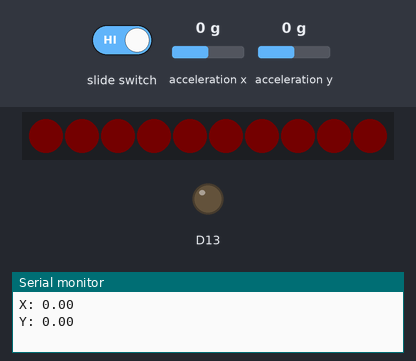
A sketch run on a simulated Adafruit Circuit Playground Express. On the bench: 10 RGB LEDs in strip order, left to right, output pins drawn as LEDs (lit = HIGH), the last lines printed to the serial monitor. The inputs (shaded band) are chosen by the test bench; at power-on: acceleration y 0 g, acceleration x 0 g. Dim RGB values are drawn brighter than linear; random numbers use the default seed unless the sketch sets one.

Above: at 1.6 s.
1.7 s: acceleration y set to -1.4 g
At 3.5 s:
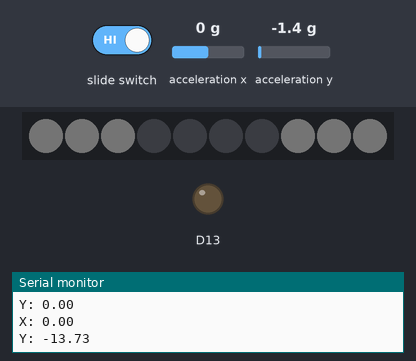
At 4.5 s:
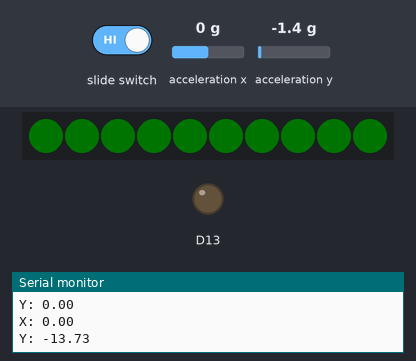
9.5 s: slide switch set HIGH
Timing chart, 0 to 12.5 s (numbered marks = the images above; inputs shaded):
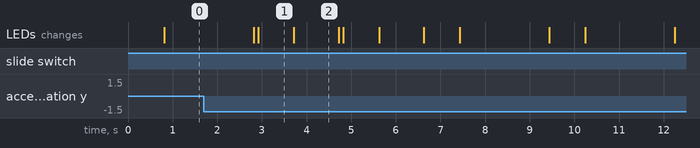

Measured:
- what the display in image 1 shows lasts 0.8 s, from 2.9 s to 3.7 s
- what the display in image 2 shows lasts 1.0 s, from 3.7 s to 4.7 s

The sketch:

Mapping11.ino
```cpp
/*
Analog Team 11
Kel Diaz-Acosta and Chelsea Soto
This is a Simon Says game. Neopixels light up to give a command and the player must do what it says.
*/
#include <Adafruit_CircuitPlayground.h>
#include <Adafruit_Circuit_Playground.h>

const int debounce = 700;
const float threshold = 0.01;
const int neo = 8;
int points = 0;

void setup() {
  // put your setup code here, to run once:
  Serial.begin(9600);
  pinMode(neo, OUTPUT);
  CircuitPlayground.begin();
  pinMode(CPLAY_SLIDESWITCHPIN, INPUT_PULLUP);
  CircuitPlayground.setBrightness(1);
  CircuitPlayground.clearPixels();
}

void loop() {
  // put your main code here, to run repeatedly:
  if (digitalRead(CPLAY_SLIDESWITCHPIN)) {
    //initialize x and y axis variables
    float xValue = CircuitPlayground.motionX();
    float yValue = CircuitPlayground.motionY();

    //random number between 0-3
    int says = random(0, 4);
    Serial.print("X: ");
    Serial.println(xValue);
    Serial.print("Y: ");
    Serial.println(yValue);
    //switch statement
    switch (says) {
      case 0:  //left +y
        //lights up the right half of the board
        simonSays(2, 7);
        delay(debounce);
        CircuitPlayground.clearPixels();

        //checks if the player rotated it in the correct direction
        yValue = CircuitPlayground.motionY();
        points = positiveCheck(yValue, points);
        break;

      case 1:  //right -y
        //lights up the left half of the board
        simonSays(0, 2);
        simonSays(7, 9);
        delay(debounce);
        CircuitPlayground.clearPixels();

        //checks if the player rotated it in the correct direction
        yValue = CircuitPlayground.motionY();
        points = negativeCheck(yValue, points);
        break;

      case 2:  //up +x
        //lights up the lower half of the board
        simonSays(0, 4);
        delay(debounce);
        CircuitPlayground.clearPixels();

        //checks if the player rotated it in the correct direction
        xValue = CircuitPlayground.motionX();
        points = positiveCheck(xValue, points);
        break;

      case 3:  //down -x
        //lights up the upper half of the board
        simonSays(5, 9);
        delay(debounce);
        CircuitPlayground.clearPixels();

        //checks if the player rotated it in the correct direction
        xValue = CircuitPlayground.motionX();
        points = negativeCheck(xValue, points);

        break;
    }


    //if win condition is met
    if (points >= 5) {
      //flash green three times
      for (int i = 0; i < 3; i++) {
        green();
      }

      //reset points to start the game again
      points = 0;
    } else {
      CircuitPlayground.clearPixels();
      delay(threshold);
    }
  }
}

//Simon Says to . . .
void simonSays(int min, int max) {
  for (int i = min; i <= max; i++) {
    CircuitPlayground.setPixelColor(i, 255, 255, 255);  //#, r, g, b
  }
  delay(100);
}

//checks if in the positive of the axis past the threshold
int positiveCheck(float value, int points) {
  if (value > threshold) {  //yes
    //flash green once
    green();
    points++;
  } else {  //no
    //flash red twice
    for (int i = 0; i < 2; i++) {
      red();
    }
    points = 0;
  }
  return points;
}

//checks if in the negative of the axis past the threshold
int negativeCheck(float value, int points) {
  if (value < -threshold) {  //yes
    //flash green once
    green();
    points++;
  } else {  //no
    //flash red twice
    for (int i = 0; i < 2; i++) {
      red();
    }
    points = 0;
  }
  return points;
}

//flashes red once
void red() {
  for (int i = 0; i <= 9; i++) {
    CircuitPlayground.setPixelColor(i, 255, 0, 0);  //#, r, g, b
  }
  delay(1000);
  CircuitPlayground.clearPixels();
}

//flashes green once
void green() {
  for (int i = 0; i <= 9; i++) {
    CircuitPlayground.setPixelColor(i, 0, 255, 0);  //#, r, g, b
  }
  delay(1000);
  CircuitPlayground.clearPixels();
}
```
